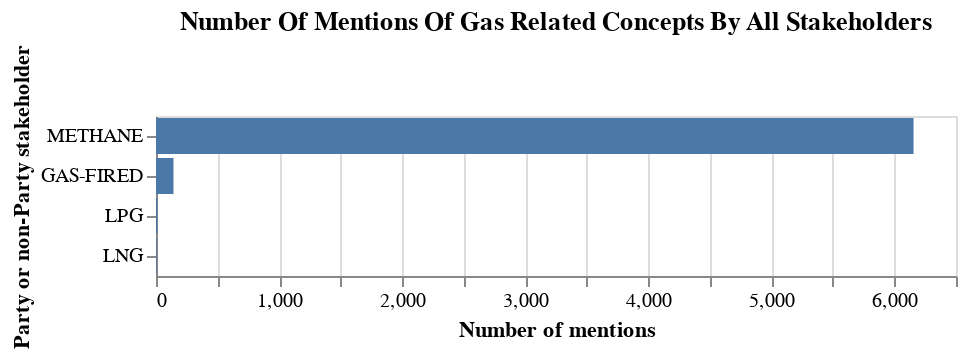
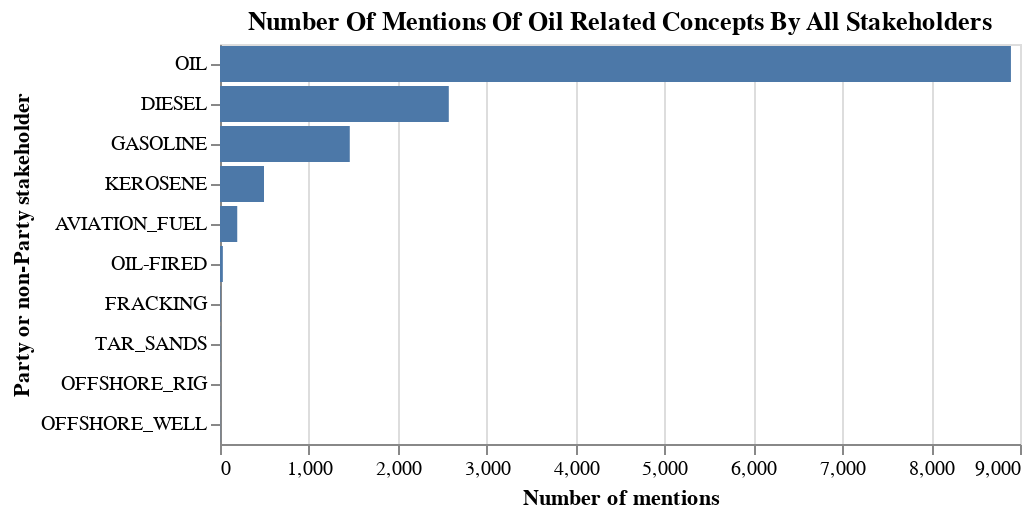
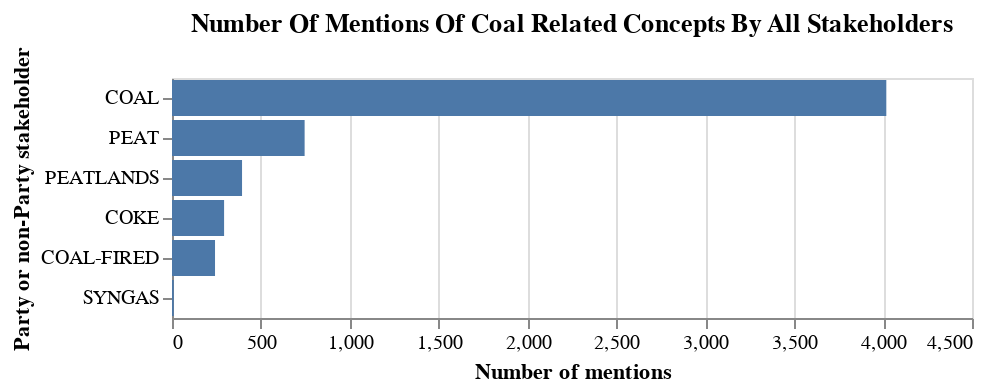
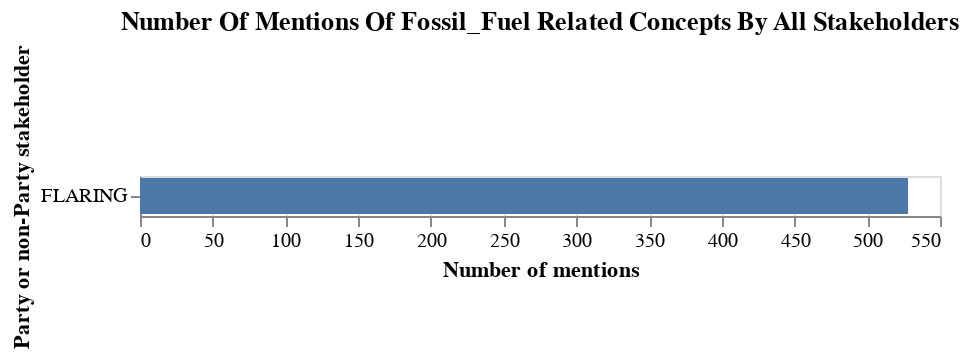

Notebook code for these charts, in order:
### Code cell
display(Markdown("# Mentions of each concept by all stakeholders".title()))
# get bar charts for each type
for concept in df_spans['type'].unique():
    df = df_spans.loc[df_spans['type']==concept]
    df = df.groupby('id').count().reset_index()
    df = df.sort_values('text', ascending=False)
    chart = alt.Chart(df).mark_bar().encode(
        x=alt.X('text', title='Number of mentions'),
        y=alt.Y('id', title='Party or non-Party stakeholder', sort='-x'),
        tooltip=['text']
    ).properties(
        title=f"Number of mentions of {concept} related concepts by all stakeholders".title()
    )
    display(chart)

### Figure 1 — Vega-Lite specification as saved in the notebook (floating-point values rounded to 4 significant figures)
{"config": {"view": {"continuousWidth": 400, "continuousHeight": 300}}, "data": {"name": "data-dade88b9e3dea6b014dbde4cc7fb140f"}, "mark": "bar", "encoding": {"tooltip": [{"field": "text", "type": "quantitative"}], "x": {"field": "text", "title": "Number of mentions", "type": "quantitative"}, "y": {"field": "id", "sort": "-x", "title": "Party or non-Party stakeholder", "type": "nominal"}}, "title": "Number Of Mentions Of Gas Related Concepts By All Stakeholders", "$schema": "https://vega.github.io/schema/vega-lite/v4.17.0.json", "datasets": {"data-dade88b9e3dea6b014dbde4cc7fb140f": [{"id": "METHANE", "document_id": 6155, "text_block_text_hash": 6155, "type": 6155, "text": 6155, "start_idx": 6155, "end_idx": 6155, "sentence": 6155, "pred_probability": 6155, "annotator": 6155, "processed_sentence": 6155, "normalised_text": 6155}, {"id": "GAS-FIRED", "document_id": 142, "text_block_text_hash": 142, "type": 142, "text": 142, "start_idx": 142, "end_idx": 142, "sentence": 142, "pred_probability": 142, "annotator": 142, "processed_sentence": 142, "normalised_text": 142}, {"id": "LPG", "document_id": 11, "text_block_text_hash": 11, "type": 11, "text": 11, "start_idx": 11, "end_idx": 11, "sentence": 11, "pred_probability": 11, "annotator": 11, "processed_sentence": 11, "normalised_text": 11}, {"id": "LNG", "document_id": 6, "text_block_text_hash": 6, "type": 6, "text": 6, "start_idx": 6, "end_idx": 6, "sentence": 6, "pred_probability": 6, "annotator": 6, "processed_sentence": 6, "normalised_text": 6}]}}

### Figure 2 — Vega-Lite specification as saved in the notebook (floating-point values rounded to 4 significant figures)
{"config": {"view": {"continuousWidth": 400, "continuousHeight": 300}}, "data": {"name": "data-efc5e1da984b0c40b65a8239f8874cad"}, "mark": "bar", "encoding": {"tooltip": [{"field": "text", "type": "quantitative"}], "x": {"field": "text", "title": "Number of mentions", "type": "quantitative"}, "y": {"field": "id", "sort": "-x", "title": "Party or non-Party stakeholder", "type": "nominal"}}, "title": "Number Of Mentions Of Oil Related Concepts By All Stakeholders", "$schema": "https://vega.github.io/schema/vega-lite/v4.17.0.json", "datasets": {"data-efc5e1da984b0c40b65a8239f8874cad": [{"id": "OIL", "document_id": 8898, "text_block_text_hash": 8898, "type": 8898, "text": 8898, "start_idx": 8898, "end_idx": 8898, "sentence": 8898, "pred_probability": 8898, "annotator": 8898, "processed_sentence": 8898, "normalised_text": 8898}, {"id": "DIESEL", "document_id": 2574, "text_block_text_hash": 2574, "type": 2574, "text": 2574, "start_idx": 2574, "end_idx": 2574, "sentence": 2574, "pred_probability": 2574, "annotator": 2574, "processed_sentence": 2574, "normalised_text": 2574}, {"id": "GASOLINE", "document_id": 1460, "text_block_text_hash": 1460, "type": 1460, "text": 1460, "start_idx": 1460, "end_idx": 1460, "sentence": 1460, "pred_probability": 1460, "annotator": 1460, "processed_sentence": 1460, "normalised_text": 1460}, {"id": "KEROSENE", "document_id": 495, "text_block_text_hash": 495, "type": 495, "text": 495, "start_idx": 495, "end_idx": 495, "sentence": 495, "pred_probability": 495, "annotator": 495, "processed_sentence": 495, "normalised_text": 495}, {"id": "AVIATION_FUEL", "document_id": 194, "text_block_text_hash": 194, "type": 194, "text": 194, "start_idx": 194, "end_idx": 194, "sentence": 194, "pred_probability": 194, "annotator": 194, "processed_sentence": 194, "normalised_text": 194}, {"id": "OIL-FIRED", "document_id": 32, "text_block_text_hash": 32, "type": 32, "text": 32, "start_idx": 32, "end_idx": 32, "sentence": 32, "pred_probability": 32, "annotator": 32, "processed_sentence": 32, "normalised_text": 32}, {"id": "FRACKING", "document_id": 6, "text_block_text_hash": 6, "type": 6, "text": 6, "start_idx": 6, "end_idx": 6, "sentence": 6, "pred_probability": 6, "annotator": 6, "processed_sentence": 6, "normalised_text": 6}, {"id": "TAR_SANDS", "document_id": 4, "text_block_text_hash": 4, "type": 4, "text": 4, "start_idx": 4, "end_idx": 4, "sentence": 4, "pred_probability": 4, "annotator": 4, "processed_sentence": 4, "normalised_text": 4}, {"id": "OFFSHORE_RIG", "document_id": 2, "text_block_text_hash": 2, "type": 2, "text": 2, "start_idx": 2, "end_idx": 2, "sentence": 2, "pred_probability": 2, "annotator": 2, "processed_sentence": 2, "normalised_text": 2}, {"id": "OFFSHORE_WELL", "document_id": 2, "text_block_text_hash": 2, "type": 2, "text": 2, "start_idx": 2, "end_idx": 2, "sentence": 2, "pred_probability": 2, "annotator": 2, "processed_sentence": 2, "normalised_text": 2}]}}

### Figure 3 — Vega-Lite specification as saved in the notebook (floating-point values rounded to 4 significant figures)
{"config": {"view": {"continuousWidth": 400, "continuousHeight": 300}}, "data": {"name": "data-a1d8d2c23a14ebadd18b12ec271bde4c"}, "mark": "bar", "encoding": {"tooltip": [{"field": "text", "type": "quantitative"}], "x": {"field": "text", "title": "Number of mentions", "type": "quantitative"}, "y": {"field": "id", "sort": "-x", "title": "Party or non-Party stakeholder", "type": "nominal"}}, "title": "Number Of Mentions Of Coal Related Concepts By All Stakeholders", "$schema": "https://vega.github.io/schema/vega-lite/v4.17.0.json", "datasets": {"data-a1d8d2c23a14ebadd18b12ec271bde4c": [{"id": "COAL", "document_id": 4018, "text_block_text_hash": 4018, "type": 4018, "text": 4018, "start_idx": 4018, "end_idx": 4018, "sentence": 4018, "pred_probability": 4018, "annotator": 4018, "processed_sentence": 4018, "normalised_text": 4018}, {"id": "PEAT", "document_id": 746, "text_block_text_hash": 746, "type": 746, "text": 746, "start_idx": 746, "end_idx": 746, "sentence": 746, "pred_probability": 746, "annotator": 746, "processed_sentence": 746, "normalised_text": 746}, {"id": "PEATLANDS", "document_id": 394, "text_block_text_hash": 394, "type": 394, "text": 394, "start_idx": 394, "end_idx": 394, "sentence": 394, "pred_probability": 394, "annotator": 394, "processed_sentence": 394, "normalised_text": 394}, {"id": "COKE", "document_id": 293, "text_block_text_hash": 293, "type": 293, "text": 293, "start_idx": 293, "end_idx": 293, "sentence": 293, "pred_probability": 293, "annotator": 293, "processed_sentence": 293, "normalised_text": 293}, {"id": "COAL-FIRED", "document_id": 242, "text_block_text_hash": 242, "type": 242, "text": 242, "start_idx": 242, "end_idx": 242, "sentence": 242, "pred_probability": 242, "annotator": 242, "processed_sentence": 242, "normalised_text": 242}, {"id": "SYNGAS", "document_id": 10, "text_block_text_hash": 10, "type": 10, "text": 10, "start_idx": 10, "end_idx": 10, "sentence": 10, "pred_probability": 10, "annotator": 10, "processed_sentence": 10, "normalised_text": 10}]}}

### Figure 4 — Vega-Lite specification as saved in the notebook (floating-point values rounded to 4 significant figures)
{"config": {"view": {"continuousWidth": 400, "continuousHeight": 300}}, "data": {"name": "data-a2390e7edf79ea0d18e33727e98ec231"}, "mark": "bar", "encoding": {"tooltip": [{"field": "text", "type": "quantitative"}], "x": {"field": "text", "title": "Number of mentions", "type": "quantitative"}, "y": {"field": "id", "sort": "-x", "title": "Party or non-Party stakeholder", "type": "nominal"}}, "title": "Number Of Mentions Of Fossil_Fuel Related Concepts By All Stakeholders", "$schema": "https://vega.github.io/schema/vega-lite/v4.17.0.json", "datasets": {"data-a2390e7edf79ea0d18e33727e98ec231": [{"id": "FLARING", "document_id": 528, "text_block_text_hash": 528, "type": 528, "text": 528, "start_idx": 528, "end_idx": 528, "sentence": 528, "pred_probability": 528, "annotator": 528, "processed_sentence": 528, "normalised_text": 528}]}}
